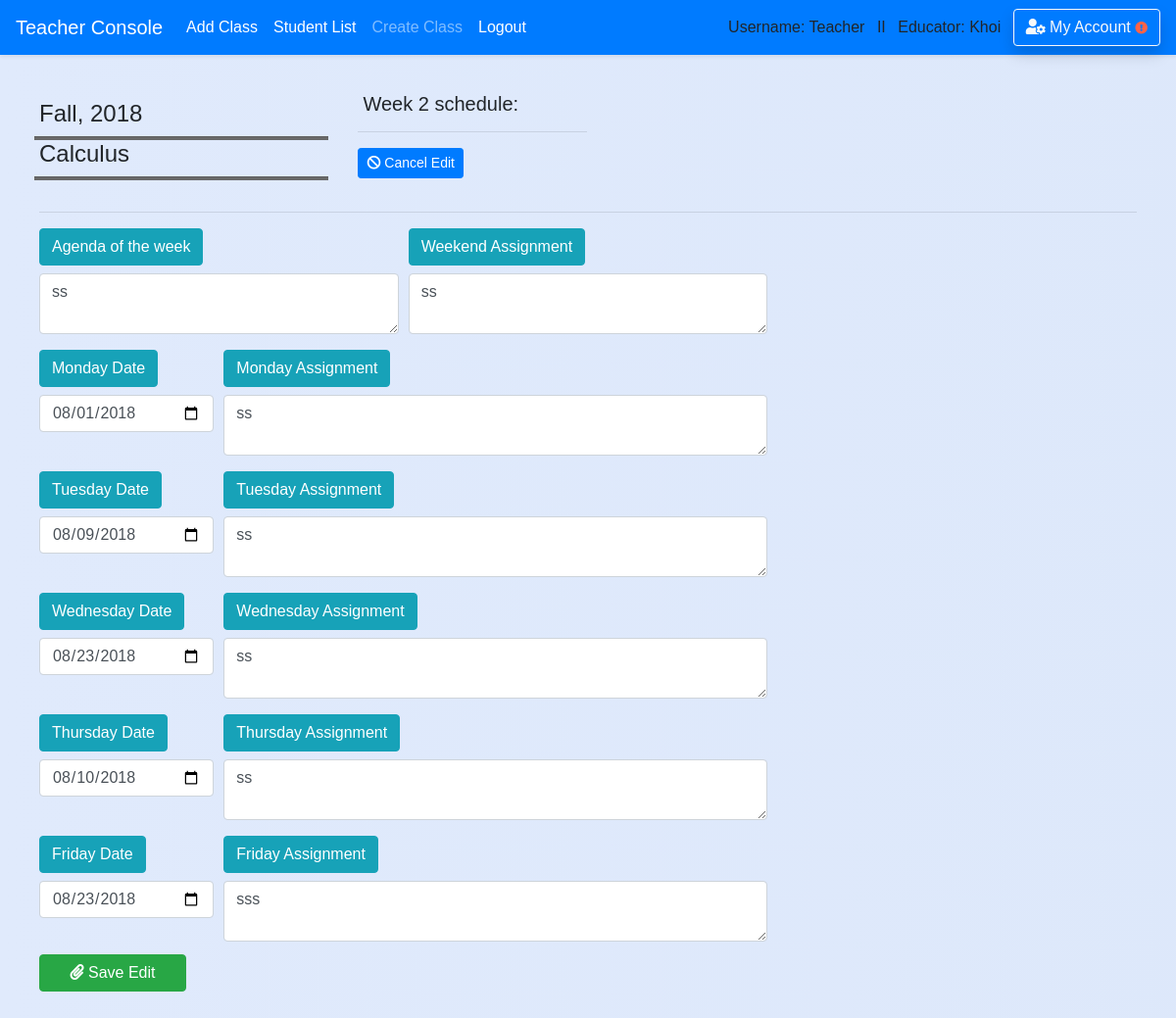
Screenshot of /teacher/lesson_plan/edit_lesson_plan/1 (signed in) with the database file from the repository.
### school_app/models.py (models this page shows, shortened)
class Course(models.Model):
    course_number = models.CharField(max_length=20,default='12345678')
    abbreviated_title = models.CharField(max_length=150,default='')
    course_title = models.CharField(max_length=250,default='') #,unique=True)
    maximum_credit = models.CharField(max_length=10,default='')
    semester = models.CharField(max_length=50,default='')
    year = models.CharField(max_length=4,default='')
    teacher_name = models.CharField(max_length=50,default='')
    description = models.CharField(max_length=450,default='')
    is_archive = models.BooleanField(default=False)
    department = models.ForeignKey('Department',blank=True, null=True, on_delete = models.SET_NULL, related_name='belong_in_department')
    teacher = models.ForeignKey('Teacher',blank=True, null=True, on_delete = models.SET_NULL, related_name='course_by_teacher')
    create_date = models.DateField(auto_now_add=True , blank=True,null=True,)

class Lesson_plan(models.Model):
    course_title = models.CharField(max_length=50,default='')
    teacher_idx = models.CharField(max_length=10,default='')
    week_number = models.CharField(max_length=10,default='')
    agenda = models.CharField(max_length=450,default='Agenda Goes Here')
    monday_date = models.DateField(blank=True, null=True)
    tuesday_date = models.DateField(blank=True, null=True)
    wednesday_date = models.DateField(blank=True, null=True)
    thursday_date = models.DateField(blank=True, null=True)
    friday_date= models.DateField(blank=True, null=True)
    monday_assignment = models.CharField(max_length=400,default='a')
    tuesday_assignment= models.CharField(max_length=400,default='s')
    wednesday_assignment= models.CharField(max_length=400,default='d')
    thursday_assignment= models.CharField(max_length=400,default='f')
    friday_assignment= models.CharField(max_length=400,default='g')
    weekend_assignment = models.CharField(max_length=300,default='h')
    teacher = models.ForeignKey('Teacher',blank=True, null=True, on_delete = models.SET_NULL)
    course = models.ForeignKey('Course',blank=True, null=True, on_delete = models.SET_NULL)
    last_modifield = models.DateTimeField(auto_now=True, blank=True,null=True,)
    create_date = models.DateField(auto_now_add=True, blank=True,null=True,)

### school_app/views_logged.py (the view, shortened to what this page needs)
# urls.py: path('teacher/lesson_plan/edit_lesson_plan/<int:lesson_plan_id>',views_logged.edit_lesson_plan, name='edit_lesson_plan'),
def edit_lesson_plan(request,lesson_plan_id=None):
    if is_login(request) == False:
        return redirect('/login')
    if is_login(request) == True:
        if request.user.profile.is_teacher == False:
            messages.warning(request, "You don't have Instructor's Privilege!")
            return redirect('/')
        lesson_plan = Lesson_plan.objects.filter(id=lesson_plan_id).first()
        course = lesson_plan.course
        return render(request,'teacher/lesson_plan/edit_lesson_plan.html',
        {'course':course,'lesson_plan':lesson_plan})

### school_app/views_functions.py (called while the page is built)
def is_login(request):
    if not request.user.is_authenticated:
        messages.warning(request, "Please Login or Create an Account.")
        return False
    return True

### school_app/templates/teacher/lesson_plan/edit_lesson_plan.html (shortened to what this page needs)
{% extends 'base.html' %}
{% block content %}
<br>
<div class="container-fuild" style='padding-top:25px; padding-left:40px;padding-right:40px'>
         <div class="panel panel-login">
        <div class="panel-body">
          <div class="row">
      <div class="form-row" style=''>
          <div class="col-md-7 mb-3">
        <div style="width: 400px;padding-left: 10px">
          <div style='width:300px'>
        <h4 style='padding-left: 5px'>{{ course.semester }}, {{ course.year }}</h4>
        <hr class='hr-line'/>
        <h4 style='padding-left: 5px'>{{course.course_title}}</h4>
        <hr class='hr-line'/>
        </div>
        </div>
        </div>
        <div class="col-md-5">
        <h5 style='padding-left: 5px'>Week {{ lesson_plan.week_number }} schedule:</h5>
        <hr/>
           <a class="btn btn-sm btn-primary" href='{% url "weekly_lesson_plan" lesson_plan_id=lesson_plan.id %}'><i class="fas fa-ban"></i> Cancel Edit</a></a>
        </div>
        </div></div><hr>
    </div>
      <div class="form-row" style=''>
          <div class="col-md-4 mb-3">
            <label class="btn btn-info" for='' >Agenda of the week</label>
            <textarea class="form-control" name='agenda' id="" rows="2" cols='30'required>{{ lesson_plan.agenda }}</textarea>
          </div>
          <div class="col-md-4 mb-3">
            <label class="btn btn-info" for='' >Weekend Assignment</label>
            <textarea class="form-control" name='weekend_assignment' id="" rows="2" cols='30'required>{{ lesson_plan.weekend_assignment }}</textarea>
          </div>
          <div class="col-md-4 mb-3">
          </div></div>
      <div class="form-row" style=''>
          <div class="col-md-2 mb-3">
            <label class="btn btn-info" for='' >Monday Date</label>
            <input type="date" name='monday_date' class="form-control" value='{{ lesson_plan.monday_date|date:"Y-m-d" }}'required>
          </div>
          <div class="col-md-6 mb-3">
            <label class="btn btn-info" for='' >Monday Assignment</label>
            <textarea class="form-control" name='monday_assignment' id="" rows="2" cols='30' required>{{ lesson_plan.monday_assignment }}</textarea>
          </div>
          <div class="col-md-4 mb-3"></div>
          <div class="col-md-2 mb-3">
            <label class="btn btn-info" for='' >Tuesday Date</label>
            <input type="date" name='tuesday_date' class="form-control" value='{{ lesson_plan.tuesday_date|date:"Y-m-d" }}' required>
          </div>
          <div class="col-md-6 mb-3">
            <label class="btn btn-info" for='' >Tuesday Assignment</label>
            <textarea class="form-control" name='tuesday_assignment' id="" rows="2" cols='30' required>{{ lesson_plan.tuesday_assignment }}</textarea>
          </div>
          <div class="col-md-4 mb-3"></div>
          <div class="col-md-2 mb-3">
            <label class="btn btn-info" for='' >Wednesday Date</label>
            <input type="date" name='wednesday_date' class="form-control" value='{{ lesson_plan.wednesday_date|date:"Y-m-d" }}' required>
          </div>
          <div class="col-md-6 mb-3">
            <label class="btn btn-info" for='' >Wednesday Assignment</label>
            <textarea class="form-control" name='wednesday_assignment' id="" rows="2" cols='30'required>{{ lesson_plan.wednesday_assignment }}</textarea>
          </div>
          <div class="col-md-4 mb-3"></div>
          <div class="col-md-2 mb-3">
            <label class="btn btn-info" for='' >Thursday Date</label>
            <input type="date" name='thursday_date' class="form-control" value='{{ lesson_plan.thursday_date|date:"Y-m-d" }}' required>
          </div>
          <div class="col-md-6 mb-3">
            <label class="btn btn-info" for='' >Thursday Assignment</label>
            <textarea class="form-control" name='thursday_assignment' id="" rows="2" cols='30' required>{{ lesson_plan.thursday_assignment }}</textarea>
          </div>
          <div class="col-md-4 mb-3"></div>
          <div class="col-md-2 mb-3">
            <label class="btn btn-info" for='' >Friday Date</label>
            <input type="date" name='friday_date' class="form-control" value='{{ lesson_plan.friday_date|date:"Y-m-d" }}'required>
          </div>
          <div class="col-md-6 mb-3">
            <label class="btn btn-info" for='' >Friday Assignment</label>
            <textarea class="form-control" name='friday_assignment' id="" rows="2" cols='30' required>{{ lesson_plan.friday_assignment }}</textarea>
          </div>
          <div class="col-md-4 mb-3"></div>
          </div>
          <button style='width:150px;text-align: center;' class="btn btn-md btn-success btn-block text-center"><i class="fas fa-paperclip"></i> Save Edit </button>
        </div>
        </div>
        </div>
        <br><br>
{% endblock %}

### school_app/templates/base.html (shortened to what this page needs)
<!doctype html>
<html>
    <head>
{% load static %}
        <link rel="stylesheet" type="text/css" href="{% static 'school_app/style.css' %}" />
        <link rel="stylesheet" href="https://stackpath.bootstrapcdn.com/bootstrap/4.1.0/css/bootstrap.min.css">
        <link rel="stylesheet" href="https://use.fontawesome.com/releases/v5.0.13/css/all.css">
    </head>
{% if request.user.profile.is_teacher %}
  <body class='body-teacher'>
{% else %}
  <body>
{% endif %}<header>
<nav class="navbar navbar-expand-lg navbar-dark bg-primary shadow-sm fixed-top">
    <a class="navbar-brand" href="/teacher">Teacher Console</a>
    <div class="navbar-collapse collapse show" id="navbarColor02" style="">
      <ul class="navbar-nav mr-auto">
        <li class="nav-item active">
          <a class="nav-link" href="/teacher/add_class">Add Class<span class="sr-only">(current)</span></a>
        </li>
        <li class="nav-item active">
          <a class="nav-link" href="/teacher/student_list">Student List<span class="sr-only">(current)</span></a>
        </li>
        <li class="nav-item">
          <a class="nav-link" href="/teacher/add_class">Create Class</a>
        </li>
        <li class="nav-item active">
          <a class="nav-link" href="{% url 'logout' %}">Logout</a>
        </li>
      </ul>
      {% if request.user.username %}
          Username: {{ request.user.username }} &ensp;II&ensp;
      {% endif %}
      {% if request.user.profile.is_teacher %}
          Educator: {{request.user.first_name}} &ensp;
      {% endif %}
      <a href='/account_management/' class='btn btn-outline-light shadow'>
         <i class="fas fa-user-cog"></i> My Account
      {% if user.profile.home_address == '' or user.profile.phone_number == '' or user.profile.emergency_contact == '' or user.email == '' or user.profile.birth_date == '' %}
        <i class="fas fa-exclamation-circle small" style='color:tomato'></i>
      {% endif %}
      </a>
    </div>
  </nav>
    </header>
    <div class='' style='padding-top:45px'>
    {% block content %}
    {% endblock %}
</body>
</html>

### school_app/static/school_app/style.css (style rules this page uses)
.body-teacher { font-family:sans-serif; background: linear-gradient(to right, #e0eafc, #cfdef3); background-size: 600% 100%; }
.hr-line { height: 1px; background-color: dimgrey; padding: 1px; margin: 0px; }

### school_app/templates/base.html (style rules this page uses)
form,h1,ul { padding-left: 30px; padding-right:20px; }
textarea, input { background-color: rgb(243, 245, 247) }

### rows the page displays
Course: semester "Fall", year "2018", course_title "Calculus"
Lesson_plan: week_number "2", agenda "ss", weekend_assignment "ss", monday_date "08/01/2018", monday_assignment "ss", tuesday_date "08/09/2018", tuesday_assignment "ss", wednesday_date "08/23/2018", wednesday_assignment "ss", thursday_date "08/10/2018", thursday_assignment "ss", friday_date "08/23/2018", friday_assignment "sss"

### other values shown
{{ request.user.username }} "Teacher"
{{ request.user.first_name }} "Khoi"
